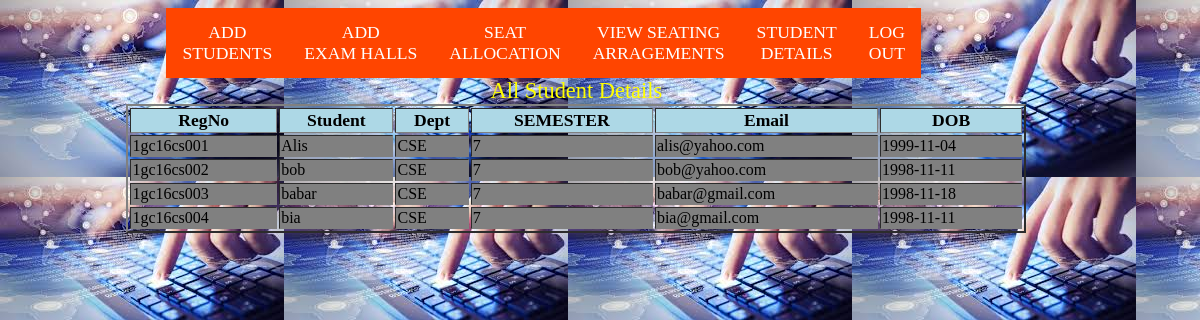
The page /studentdetail.php on the database its author committed.
### tables this page shows
CREATE TABLE IF NOT EXISTS `addstudents` (
  `regno` varchar(10) NOT NULL,
  `sname` text NOT NULL,
  `branch` text NOT NULL,
  `year` int(4) NOT NULL,
  `sem` int(20) NOT NULL,
  `email` varchar(30) NOT NULL,
  `date` date NOT NULL,
  PRIMARY KEY (`regno`)
);

### studentdetail.php (the view, shortened to what this page needs)
<!doctype>
<html>
<head>
</head>
<body >
<div>
<nav>
<ul>
<li><a href="addstudent.php" >ADD <br>STUDENTS</a></li>
<li><a href="addexamhall.php" >ADD <br>EXAM HALLS</a></li>
<li><a href="addseat.php" >SEAT <br>ALLOCATION</a></li>
<li><a href="viewseat.php" >VIEW SEATING <br>ARRAGEMENTS</a></li>
<li><a href="studentdetail.php" >STUDENT <br>DETAILS</a></li>
<li><a href="admin.php" >LOG<br>OUT</a></li>
</ul>
</nav>
</div>
<table width="900" border="2">
<caption background-color="lightblue">All Student Details</caption>
<tr><th>RegNo</th>
<th>Student</th>
<th>Dept</th>
<th>SEMESTER</th>
<th>Email</th>
<th>DOB</th>
</tr>
<?php
$link=mysqli_connect("localhost","root","") or die("no database");
mysqli_select_db($link,"exam-seat") or die("not selected");
$viewquery="SELECT * FROM addstudents order by regno,year";
$EXECUTE=mysqli_query($link,$viewquery);
while($Datarows=mysqli_fetch_array($EXECUTE)){
    $regno=$Datarows['regno'];
    $student=$Datarows['sname'];
    $dept=$Datarows['branch'];
    $sem=$Datarows['sem'];
    $email=$Datarows['email'];
    $DOB=$Datarows['date'];
?>
      <tr>
      <td><?php echo $regno; ?></td>
      <td><?php echo $student; ?></td>
      <td><?php echo $dept; ?></td>
      <td><?php echo $sem; ?></td>
      <td><?php echo $email; ?></td>
      <td><?php echo $DOB; ?></td>
      </tr>
<?php }?>
</table>
</body>
</html>

### studentdetail.php (style rules this page uses)
body { background-image:url('hme.jpg' ); }
div { margin-left:10%; }
nav { cursor:pointer; display:inline; overflow:hidden; }
nav a { float:left; text-align:center; padding:14px 16px; font-size:1.1em; color:white; background:orangered; text-decoration:none; }
ul { list-style-type:none; }
caption { font-size:1.4em; color:yellow; }
table td { background-color:grey; font-size:1.0em; }
th { font-size:1.1em; background-color:lightblue; }
table { margin-left:10%; }

### rows shown on the page
addstudents: regno "1gc16cs001", sname "Alis", branch "CSE", sem "7", email "alis@yahoo.com", date "1999-11-04"
addstudents: regno "1gc16cs002", sname "bob", branch "CSE", sem "7", email "bob@yahoo.com", date "1998-11-11"
addstudents: regno "1gc16cs003", sname "babar", branch "CSE", sem "7", email "babar@gmail.com", date "1998-11-18"
addstudents: regno "1gc16cs004", sname "bia", branch "CSE", sem "7", email "bia@gmail.com", date "1998-11-11"
